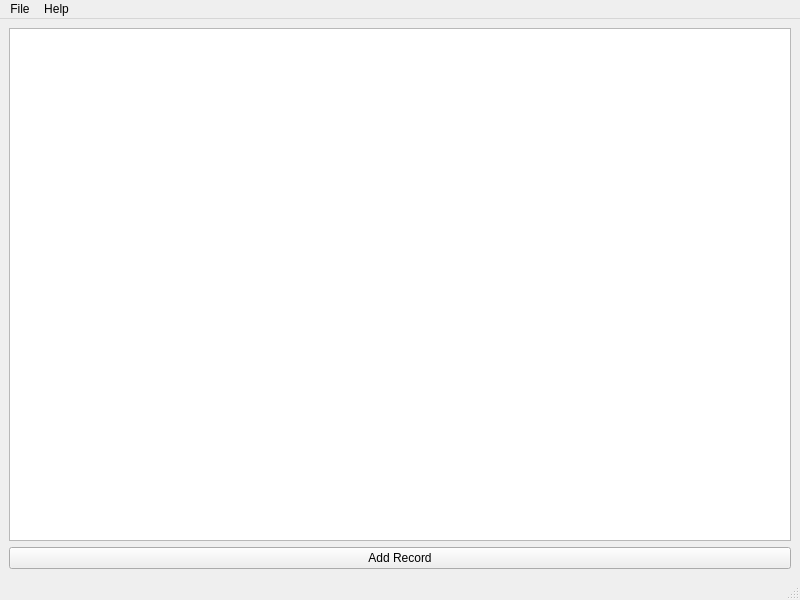
<?xml version="1.0" encoding="UTF-8"?>
<ui version="4.0">
 <class>MainWindow</class>
 <widget class="QMainWindow" name="MainWindow">
  <property name="geometry">
   <rect>
    <x>0</x>
    <y>0</y>
    <width>800</width>
    <height>600</height>
   </rect>
  </property>
  <property name="windowTitle">
   <string>MainWindow</string>
  </property>
  <widget class="QWidget" name="centralwidget">
   <layout class="QGridLayout" name="gridLayout">
    <item row="0" column="0">
     <widget class="QTableView" name="TV_items"/>
    </item>
    <item row="1" column="0">
     <widget class="QPushButton" name="pushButtonAddRecord">
      <property name="text">
       <string>Add Record</string>
      </property>
     </widget>
    </item>
   </layout>
  </widget>
  <widget class="QMenuBar" name="menubar">
   <property name="geometry">
    <rect>
     <x>0</x>
     <y>0</y>
     <width>800</width>
     <height>21</height>
    </rect>
   </property>
   <widget class="QMenu" name="menuFile">
    <property name="title">
     <string>File</string>
    </property>
    <addaction name="actionSettings"/>
   </widget>
   <widget class="QMenu" name="menuHelp">
    <property name="title">
     <string>Help</string>
    </property>
    <addaction name="actionAbout"/>
   </widget>
   <addaction name="menuFile"/>
   <addaction name="menuHelp"/>
  </widget>
  <widget class="QStatusBar" name="statusbar"/>
  <action name="actionSettings">
   <property name="text">
    <string>Settings</string>
   </property>
  </action>
  <action name="actionAbout">
   <property name="text">
    <string>About</string>
   </property>
  </action>
 </widget>
 <resources/>
 <connections/>
</ui>
